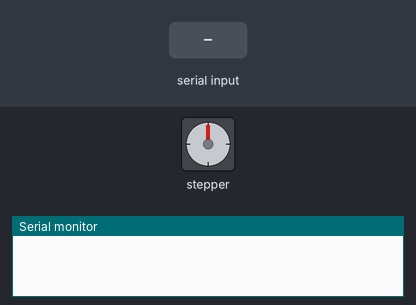
A sketch run on a simulated Arduino Uno, built with avr-gcc and run on an emulated ATmega328P. On the bench: stepper motor, the last lines printed to the serial monitor. The inputs (shaded band) are chosen by the test bench. Stepper angles assume 2048 steps per turn.

Above: at 1.2 s.
1.3 s: "1" received over Serial
At 1.75 s:
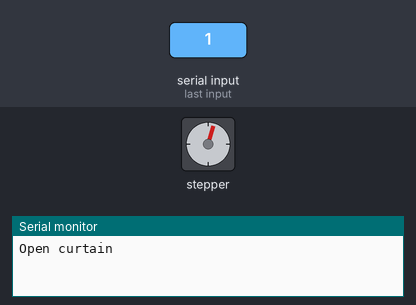
At 2.35 s:
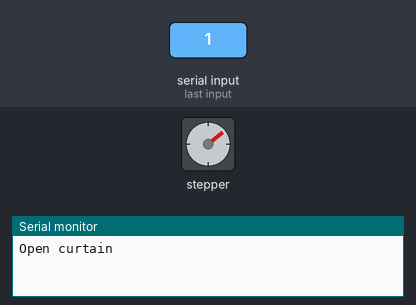
Timing chart, 0 to 16.3 s (numbered marks = the images above; inputs shaded):
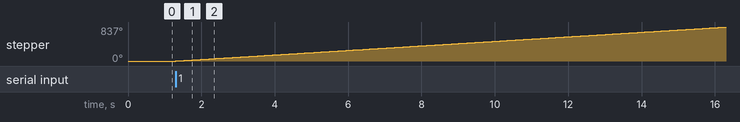

Measured:
- after the input at 1.3 s, stepper: keeps turning clockwise at about 56°/s, starting at once

The sketch:

StepperArduinoTest.ino
```cpp
#include <Stepper.h>

// Number of steps per internal motor revolution
const float STEPS_PER_REV = 32;

//  Amount of Gear Reduction
const float GEAR_RED = 64;

// Number of steps per geared output rotation
const float STEPS_PER_OUT_REV = STEPS_PER_REV * GEAR_RED;

// Number of Steps Required
int StepsRequired;

void setup() {
  // Initialize Serial Monitor
  Serial.begin(115200);
}

void loop() {
  if(Serial.available())
  {
    // Pins entered in sequence 1-3-2-4 for proper step sequencing
    Stepper steppermotor(STEPS_PER_REV, 8, 9, 10, 11);
    if(Serial.read() == '1')
    {
      Serial.println("Open curtain");
      StepsRequired  =  STEPS_PER_OUT_REV * 3.5;
      steppermotor.setSpeed(600);
      steppermotor.step(StepsRequired);

    }
    else
    {
      Serial.println("Close curtain");
      StepsRequired  = - STEPS_PER_OUT_REV * 3.5;
      steppermotor.setSpeed(600);
      steppermotor.step(StepsRequired);
    }
  }
        digitalWrite(8, LOW);
        digitalWrite(9, LOW);
        digitalWrite(10, LOW);
        digitalWrite(11, LOW);
}
```
